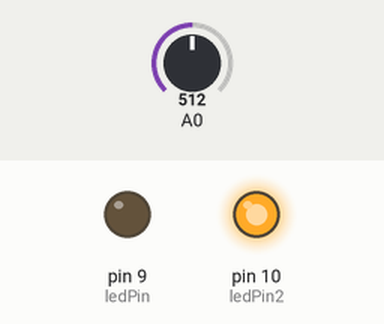
A sketch run on a simulated Arduino Uno, built with avr-gcc and run on an emulated ATmega328P. On the bench: output pins drawn as LEDs (lit = HIGH). The test bench sets the inputs (shaded band); at power-on: A0 = 512. What the sketch prints to the serial monitor is not drawn.

Above: at 0.1 s.
Timing chart, 0 to 1.6 s (numbered marks = the images above):
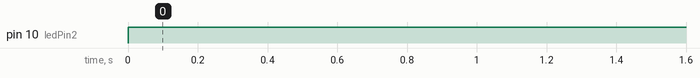

Measured:
- by itself, pin 10 (ledPin2): LOW → HIGH at 0.00 s

The sketch:

w5_digitalRead.ino
```cpp
int ledPin=9;
int ledPin2=10;

void setup() {
  // initialize serial communication at 9600 bits per second:
  Serial.begin(9600);
  pinMode(ledPin, OUTPUT);
  pinMode(ledPin2, OUTPUT);
}

// the loop routine runs over and over again forever:
void loop() {
  int sensorValue = analogRead(A0);
  // print out the value you read:
  Serial.println(sensorValue);
  if(sensorValue>970 && sensorValue<980){
    digitalWrite(ledPin,HIGH);
    digitalWrite(ledPin2,LOW);
  }
  else{
    digitalWrite(ledPin2,HIGH);
    digitalWrite(ledPin,LOW);
  }
  delay(1);        // delay in between reads for stability
}
```
